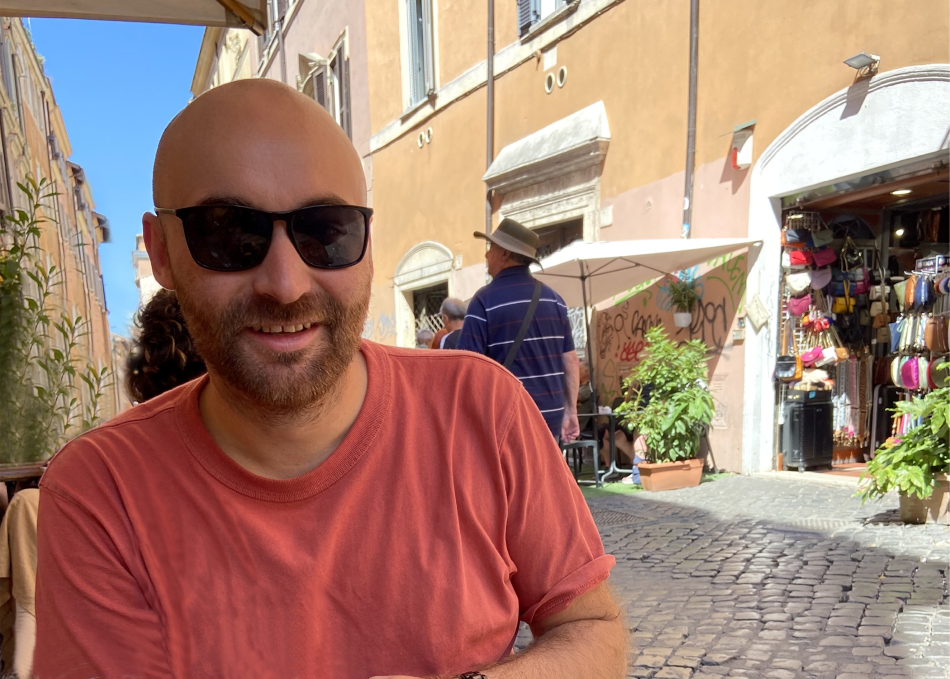
#> input picture frontend/src/assets/navbar/ronan.jpg, 1900 x 1357 px (shown at 1/2 size)
$ python -i utils.py   (imports and definitions only)
#> lines starting #> are read from the running program, lines starting #| are printed output that depends on the picture
"""
Utilitaires pour l'application Cave à Vin
"""
import os
from PIL import Image
from django.core.files.base import ContentFile
from io import BytesIO


def compress_image(image_file, max_width=800, max_height=600, quality=85):
    """
    Compresse et redimensionne une image uploadée

    Args:
        image_file: Fichier image Django
        max_width: Largeur maximale en pixels
        max_height: Hauteur maximale en pixels
        quality: Qualité JPEG (1-100)

    Returns:
        ContentFile: Image compressée
    """
#> called with max_width = 800, max_height = 600, quality = 85
    # Ouvrir l'image avec Pillow
    img = Image.open(image_file)
#> img is the input picture: PIL image 1900x1357 RGB; mean R, G, B 161.5, 126.6, 113.6

    # Convertir en RGB si nécessaire (pour les PNG avec transparence)
    if img.mode in ('RGBA', 'LA', 'P'):
        background = Image.new('RGB', img.size, (255, 255, 255))
        if img.mode == 'P':
            img = img.convert('RGBA')
        background.paste(img, mask=img.split()[-1] if img.mode == 'RGBA' else None)
        img = background

    # Calculer les nouvelles dimensions en gardant le ratio
    img_width, img_height = img.size
#> img_width = 1900; img_height = 1357
    ratio = min(max_width / img_width, max_height / img_height)
#> ratio = 0.421

    if ratio < 1:  # Seulement si l'image est plus grande que les limites
        new_width = int(img_width * ratio)
#> new_width = 800
        new_height = int(img_height * ratio)
#> new_height = 571
        img = img.resize((new_width, new_height), Image.Resampling.LANCZOS)
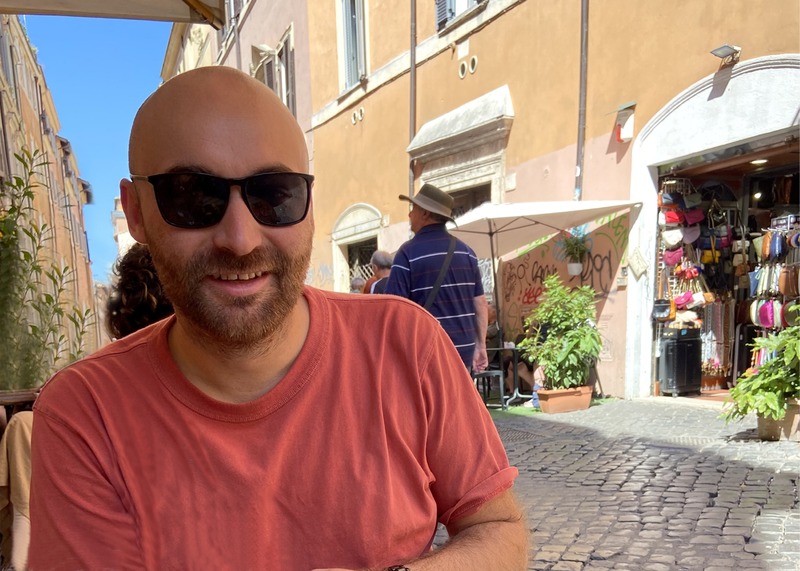
#> img: PIL image 800x571 RGB; mean R, G, B 161.5, 126.6, 113.6

    # Sauvegarder dans un buffer
    buffer = BytesIO()
    img.save(buffer, format='JPEG', quality=quality, optimize=True)
    buffer.seek(0)

    # Générer un nouveau nom de fichier
#> (the run stopped early here; a loop or call above may not have finished)
